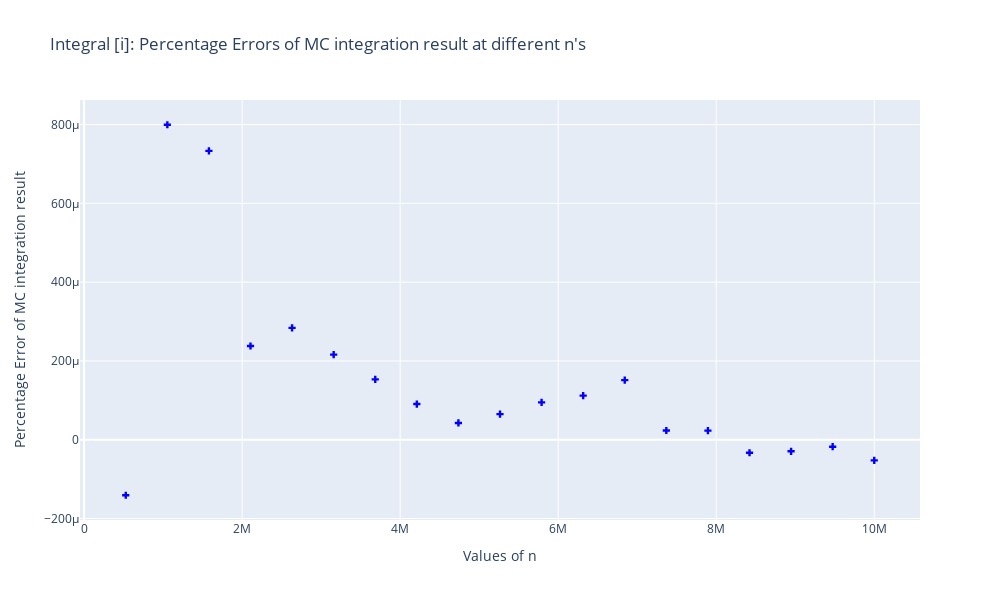

The notebook cell saved with this chart:
### Code cell
# Plot the final errors at different n's - Integral i - Removing first value at n=1000
fig = px.scatter(
    errors[1:], x='n', y='Error i Percentage', 
    labels={'n': 'Values of n', 'Error i Percentage': 'Percentage Error of MC integration result'},
    title="Integral [i]: Percentage Errors of MC integration result at different n's"
     ).update_traces(mode='markers', marker=dict(symbol='cross', color='blue'))
fig.show()

### Figure 1 — Plotly figure (JSON) as saved in the notebook; plotly's stock layout.template omitted (floating-point values rounded to 4 significant figures)
{"data": [{"hovertemplate": "Values of n=%{x}<br>Percentage Error of MC integration result=%{y}<extra></extra>", "legendgroup": "", "marker": {"color": "blue", "symbol": "cross"}, "mode": "markers", "name": "", "orientation": "v", "showlegend": false, "type": "scatter", "x": [527263, 1053526, 1579789, 2106052, 2632315, 3158578, 3684842, 4211105, 4737368, 5263631, 5789894, 6316157, 6842421, 7368684, 7894947, 8421210, 8947473, 9473736, 10000000], "xaxis": "x", "y": [-0.0001409, 0.0007995, 0.0007332, 0.000238, 0.0002838, 0.0002161, 0.0001533, 9.059e-05, 4.261e-05, 6.499e-05, 9.494e-05, 0.000112, 0.0001514, 2.353e-05, 2.325e-05, -3.304e-05, -2.935e-05, -1.771e-05, -5.228e-05], "yaxis": "y"}], "layout": {"height": 600, "legend": {"tracegroupgap": 0}, "title": {"text": "Integral [i]: Percentage Errors of MC integration result at different n's"}, "width": 1000, "xaxis": {"anchor": "y", "domain": [0, 1], "title": {"text": "Values of n"}}, "yaxis": {"anchor": "x", "domain": [0, 1], "title": {"text": "Percentage Error of MC integration result"}}}}
